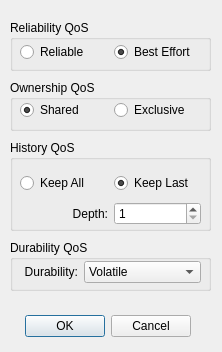
<?xml version="1.0" encoding="UTF-8"?>
<ui version="4.0">
 <class>ReaderQos</class>
 <widget class="QDialog" name="ReaderQos">
  <property name="windowModality">
   <enum>Qt::ApplicationModal</enum>
  </property>
  <property name="geometry">
   <rect>
    <x>0</x>
    <y>0</y>
    <width>222</width>
    <height>352</height>
   </rect>
  </property>
  <property name="windowTitle">
   <string>Reader QoS</string>
  </property>
  <widget class="QDialogButtonBox" name="OKButt">
   <property name="geometry">
    <rect>
     <x>20</x>
     <y>310</y>
     <width>171</width>
     <height>32</height>
    </rect>
   </property>
   <property name="orientation">
    <enum>Qt::Horizontal</enum>
   </property>
   <property name="standardButtons">
    <set>QDialogButtonBox::Cancel|QDialogButtonBox::Ok</set>
   </property>
  </widget>
  <widget class="QGroupBox" name="groupBox">
   <property name="geometry">
    <rect>
     <x>10</x>
     <y>20</y>
     <width>201</width>
     <height>51</height>
    </rect>
   </property>
   <property name="title">
    <string>Reliability QoS</string>
   </property>
   <widget class="QWidget" name="horizontalLayoutWidget">
    <property name="geometry">
     <rect>
      <x>10</x>
      <y>20</y>
      <width>181</width>
      <height>25</height>
     </rect>
    </property>
    <layout class="QHBoxLayout" name="horizontalLayout11">
     <item>
      <widget class="QRadioButton" name="reliableRButt">
       <property name="text">
        <string>Reliable</string>
       </property>
       <attribute name="buttonGroup">
        <string>reliabilityButtonGroup</string>
       </attribute>
      </widget>
     </item>
     <item>
      <widget class="QRadioButton" name="bestEffortRButt">
       <property name="text">
        <string>Best Effort</string>
       </property>
       <property name="checked">
        <bool>true</bool>
       </property>
       <attribute name="buttonGroup">
        <string>reliabilityButtonGroup</string>
       </attribute>
      </widget>
     </item>
    </layout>
   </widget>
  </widget>
  <widget class="QGroupBox" name="groupBox_4">
   <property name="geometry">
    <rect>
     <x>10</x>
     <y>240</y>
     <width>201</width>
     <height>51</height>
    </rect>
   </property>
   <property name="title">
    <string>Durability QoS</string>
   </property>
   <widget class="QWidget" name="horizontalLayoutWidget_5">
    <property name="geometry">
     <rect>
      <x>10</x>
      <y>20</y>
      <width>181</width>
      <height>24</height>
     </rect>
    </property>
    <layout class="QHBoxLayout" name="horizontalLayout_6">
     <item>
      <widget class="QLabel" name="label_3">
       <property name="text">
        <string>Durability:</string>
       </property>
       <property name="alignment">
        <set>Qt::AlignRight|Qt::AlignTrailing|Qt::AlignVCenter</set>
       </property>
      </widget>
     </item>
     <item>
      <widget class="QComboBox" name="durabilityComboBox">
       <item>
        <property name="text">
         <string>Volatile</string>
        </property>
       </item>
       <item>
        <property name="text">
         <string>Transient_Local</string>
        </property>
       </item>
       <item>
        <property name="text">
         <string>Transient</string>
        </property>
       </item>
       <item>
        <property name="text">
         <string>Persistent</string>
        </property>
       </item>
      </widget>
     </item>
    </layout>
   </widget>
  </widget>
  <widget class="QGroupBox" name="groupBox_5">
   <property name="geometry">
    <rect>
     <x>10</x>
     <y>140</y>
     <width>201</width>
     <height>91</height>
    </rect>
   </property>
   <property name="title">
    <string>History QoS</string>
   </property>
   <widget class="QWidget" name="verticalLayoutWidget_2">
    <property name="geometry">
     <rect>
      <x>10</x>
      <y>30</y>
      <width>181</width>
      <height>58</height>
     </rect>
    </property>
    <layout class="QVBoxLayout" name="verticalLayout_2">
     <item>
      <layout class="QHBoxLayout" name="horizontalLayout_7">
       <item>
        <widget class="QRadioButton" name="keepAllRButt">
         <property name="text">
          <string>Keep All</string>
         </property>
        </widget>
       </item>
       <item>
        <widget class="QRadioButton" name="keepLastRButton">
         <property name="text">
          <string>Keep Last</string>
         </property>
         <property name="checked">
          <bool>true</bool>
         </property>
        </widget>
       </item>
      </layout>
     </item>
     <item>
      <layout class="QHBoxLayout" name="horizontalLayout_8">
       <item>
        <widget class="QLabel" name="label_4">
         <property name="text">
          <string>Depth:</string>
         </property>
         <property name="alignment">
          <set>Qt::AlignRight|Qt::AlignTrailing|Qt::AlignVCenter</set>
         </property>
        </widget>
       </item>
       <item>
        <widget class="QSpinBox" name="depthSpinBox">
         <property name="minimum">
          <number>1</number>
         </property>
         <property name="maximum">
          <number>100</number>
         </property>
        </widget>
       </item>
      </layout>
     </item>
    </layout>
   </widget>
  </widget>
  <widget class="QGroupBox" name="groupBox_2">
   <property name="geometry">
    <rect>
     <x>10</x>
     <y>80</y>
     <width>201</width>
     <height>51</height>
    </rect>
   </property>
   <property name="title">
    <string>Ownership QoS</string>
   </property>
   <widget class="QWidget" name="horizontalLayoutWidget_2">
    <property name="geometry">
     <rect>
      <x>10</x>
      <y>20</y>
      <width>181</width>
      <height>21</height>
     </rect>
    </property>
    <layout class="QHBoxLayout" name="horizontalLayout">
     <item>
      <widget class="QRadioButton" name="sharedRButt">
       <property name="text">
        <string>Shared</string>
       </property>
       <property name="checked">
        <bool>true</bool>
       </property>
       <attribute name="buttonGroup">
        <string>buttonGroup</string>
       </attribute>
      </widget>
     </item>
     <item>
      <widget class="QRadioButton" name="exclusiveRButt">
       <property name="text">
        <string>Exclusive</string>
       </property>
       <attribute name="buttonGroup">
        <string>buttonGroup</string>
       </attribute>
      </widget>
     </item>
    </layout>
   </widget>
  </widget>
 </widget>
 <resources/>
 <connections>
  <connection>
   <sender>OKButt</sender>
   <signal>accepted()</signal>
   <receiver>ReaderQos</receiver>
   <slot>accept()</slot>
   <hints>
    <hint type="sourcelabel">
     <x>168</x>
     <y>250</y>
    </hint>
    <hint type="destinationlabel">
     <x>157</x>
     <y>274</y>
    </hint>
   </hints>
  </connection>
  <connection>
   <sender>OKButt</sender>
   <signal>rejected()</signal>
   <receiver>ReaderQos</receiver>
   <slot>reject()</slot>
   <hints>
    <hint type="sourcelabel">
     <x>190</x>
     <y>250</y>
    </hint>
    <hint type="destinationlabel">
     <x>221</x>
     <y>274</y>
    </hint>
   </hints>
  </connection>
 </connections>
 <buttongroups>
  <buttongroup name="reliabilityButtonGroup"/>
  <buttongroup name="ownershipButtonGroup"/>
  <buttongroup name="buttonGroup"/>
 </buttongroups>
</ui>
